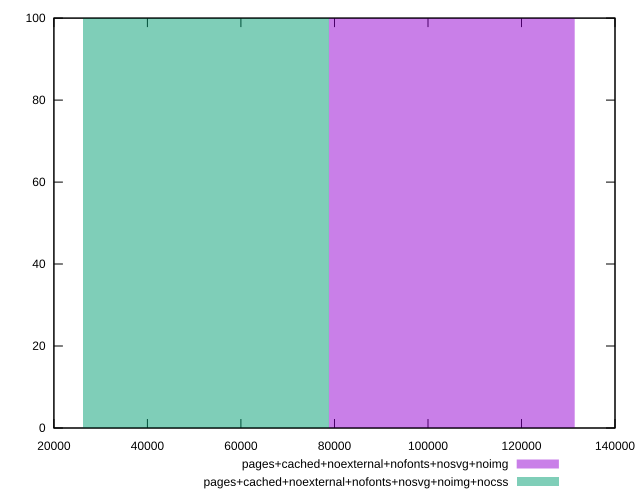

Generate this figure with gnuplot:
reset
set terminal svg size 640, 500
set output "reprap/total-byte-weight/comparison/histogram/11_vs_12.svg"

$pagesCachedNoexternalNofontsNosvgNoimg <<EOF
105080.05414690747 100
EOF

$pagesCachedNoexternalNofontsNosvgNoimgNocss <<EOF
52540.02707345373 100
EOF

set key outside below
set boxwidth 52540.02707345373
set yrange [0:100]
set style fill transparent solid 0.5 noborder

plot \
  $pagesCachedNoexternalNofontsNosvgNoimg title "pages+cached+noexternal+nofonts+nosvg+noimg" with boxes, \
  $pagesCachedNoexternalNofontsNosvgNoimgNocss title "pages+cached+noexternal+nofonts+nosvg+noimg+nocss" with boxes, \


reset
